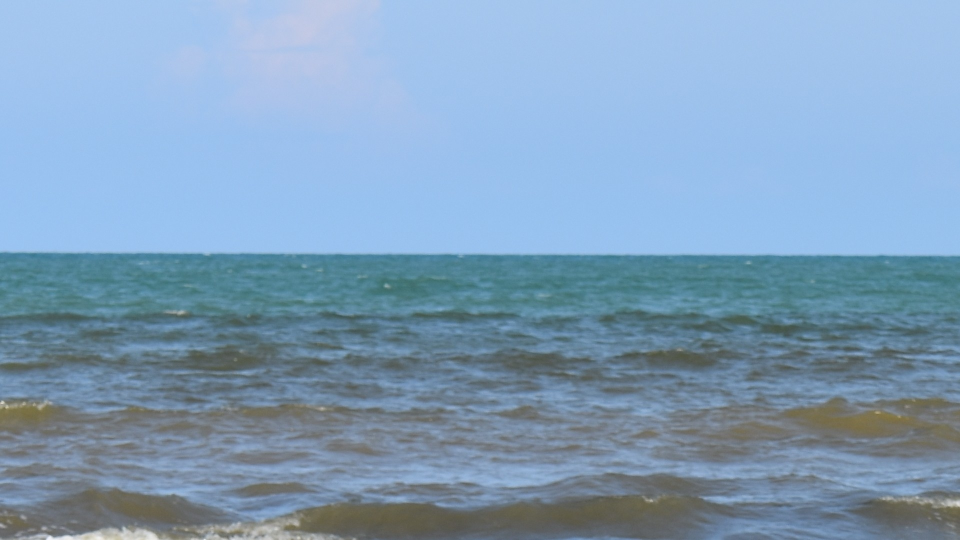
#> input picture samples/test_11.JPG, 1920 x 1080 px (shown at 1/2 size); its folder holds only this picture in this run
$ python -i processing.py   (imports and definitions only)   (older library calls are emulated)
#> lines starting #> are read from the running program, lines starting #| are printed output that depends on the picture; after the words box and inside, x2 and y2 are one past the last pixel; in counts of white or black regions, pixels touching at a corner belong together
#> further down, picture is the input picture: shape (1080, 1920, 3); mean B, G, R 185.9, 158.6, 128.9
import cv2
import numpy as np
import math
import numba
import config

# [26 lines left out: function _ray_cast_core_numba, not called in this run]

@numba.jit(nopython=True)
def _non_max_suppression_fast(magnitude, angle):
    H, W = magnitude.shape
    suppressed = np.zeros_like(magnitude)
    angle = angle * 180. / np.pi
    for i in range(H):
        for j in range(W):
            if angle[i, j] < 0: angle[i, j] += 180
    for i in range(1, H - 1):
        for j in range(1, W - 1):
            q, r = 255.0, 255.0
            a = angle[i, j]
            if (0 <= a < 22.5) or (157.5 <= a <= 180):
                q, r = magnitude[i, j+1], magnitude[i, j-1]
            elif (22.5 <= a < 67.5):
                q, r = magnitude[i+1, j-1], magnitude[i-1, j+1]
            elif (67.5 <= a < 112.5):
                q, r = magnitude[i+1, j], magnitude[i-1, j]
            elif (112.5 <= a < 157.5):
                q, r = magnitude[i-1, j-1], magnitude[i+1, j+1]
            if (magnitude[i, j] >= q) and (magnitude[i, j] >= r):
                suppressed[i, j] = magnitude[i, j]
            else:
                suppressed[i, j] = 0
    return suppressed

# [134 lines left out: functions _robust_fit_line, _is_gourd_shape, _find_optimal_p, _ray_cast_to_contour, get_coarse_line_from_mask, not called in this run]

#  FUSION CORE

def _run_dual_fusion_pipeline(roi_image):
    if roi_image is None: return None
    h, w = roi_image.shape[:2]
#> h = 1080; w = 1920

    gray = cv2.cvtColor(roi_image, cv2.COLOR_BGR2GRAY)
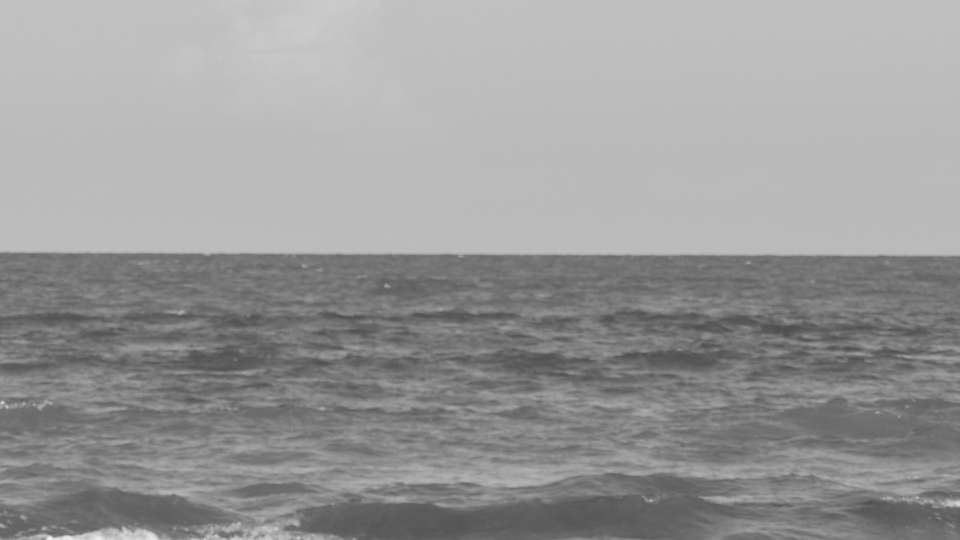
#> gray: shape (1080, 1920) (shown at 1/2 size); min 72, max 242, mean 152.8
    clahe = cv2.createCLAHE(clipLimit=4.0, tileGridSize=(8, 8))
    gray = clahe.apply(gray)
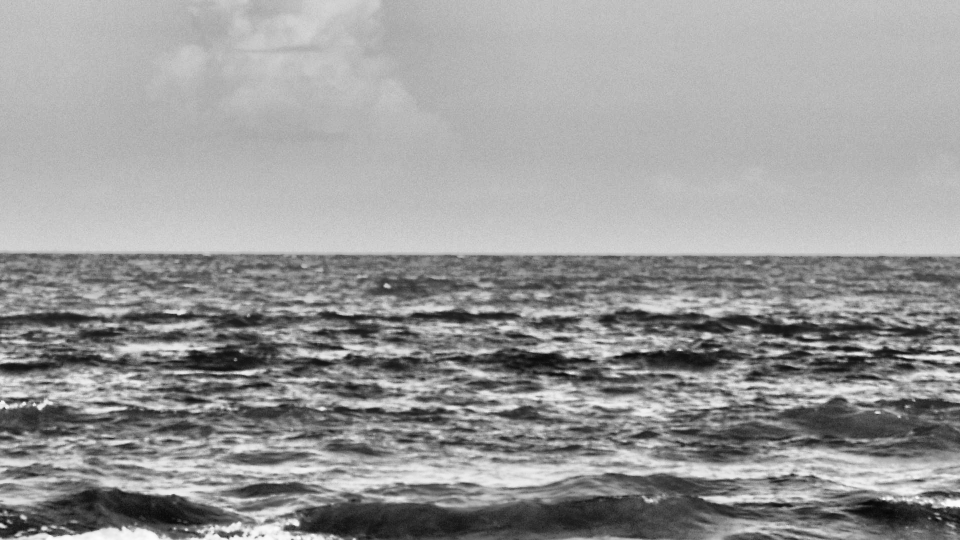
#> gray: shape (1080, 1920) (shown at 1/2 size); min 6, max 254, mean 153.4

    edge_accum = np.zeros_like(gray, dtype=np.float32)
    for k, weight in zip(config.MEDIAN_FILTER_SIZES, config.CANNY_FUSION_WEIGHTS):
        blurred = cv2.medianBlur(gray, k)
        edge = cv2.Canny(blurred, 50, 150)
        edge_accum += (edge / 255.0) * weight
#> this loop made 3 passes
#> pass 1, in _run_dual_fusion_pipeline, `edge = cv2.Canny(blurred, 50, 150)`:
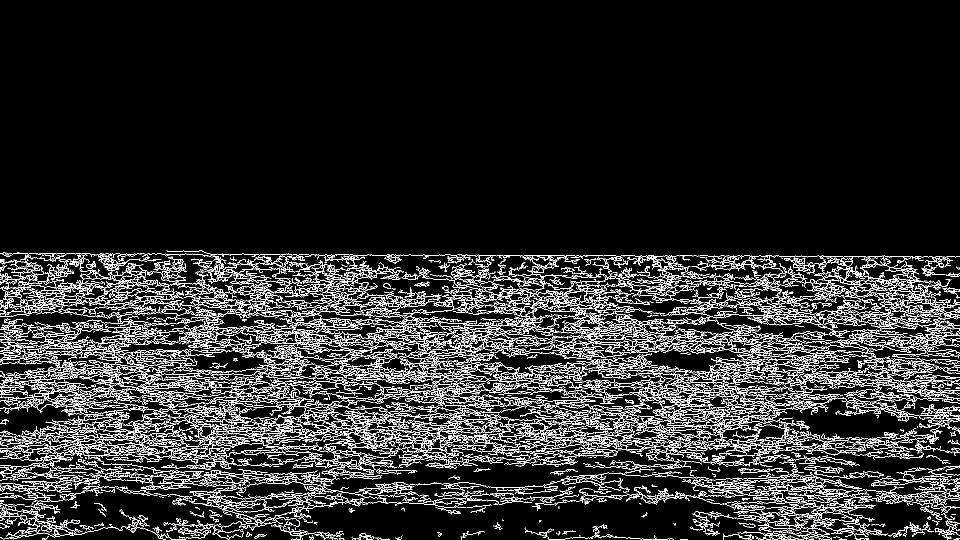
#> edge: shape (1080, 1920) (shown at 1/2 size); 10.2% white in thin lines or dots, all inside (x1, y1, x2, y2) = (0, 501, 1920, 1080)
#> after the loop:
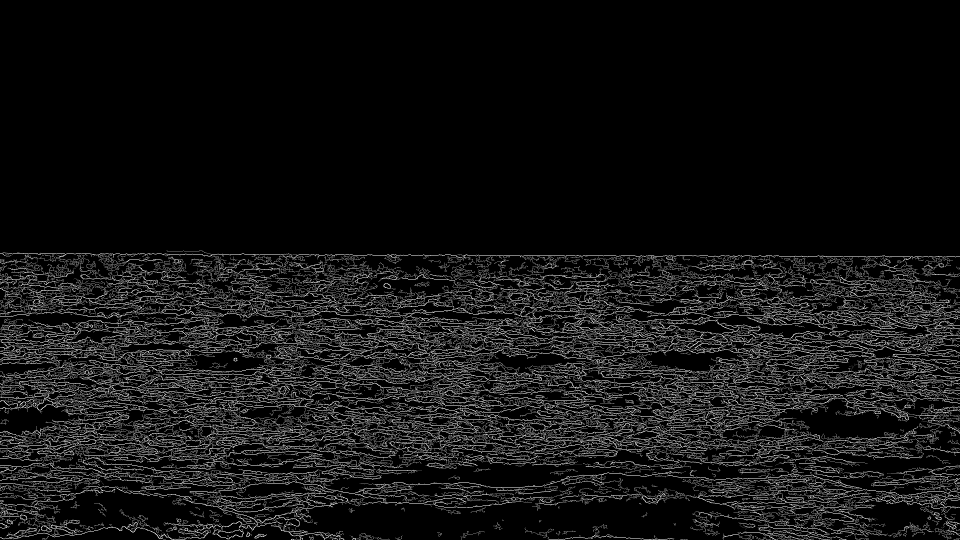
#> edge_accum: shape (1080, 1920) float32 (shown at 1/2 size); min 0, max 1, mean 0.0758
    edge_norm = cv2.normalize(edge_accum, None, 0, 1, cv2.NORM_MINMAX)

    center_y = h // 2
#> center_y = 540
    y_grid = np.arange(h).reshape(-1, 1)
#> y_grid = 1080 values from 0 to 1079
    dist_map = np.abs(y_grid - center_y)

    conf_accum = np.zeros_like(gray, dtype=np.float32)
    for sigma, weight in zip(config.CONFIDENCE_MAP_SIGMAS, config.CONFIDENCE_MAP_WEIGHTS):
        conf = np.exp(-0.5 * (dist_map / sigma)**2)
        conf = np.tile(conf, (1, w))
        conf_accum += (edge_norm * conf) * weight

    sobelx = cv2.Sobel(conf_accum, cv2.CV_64F, 1, 0, ksize=5)
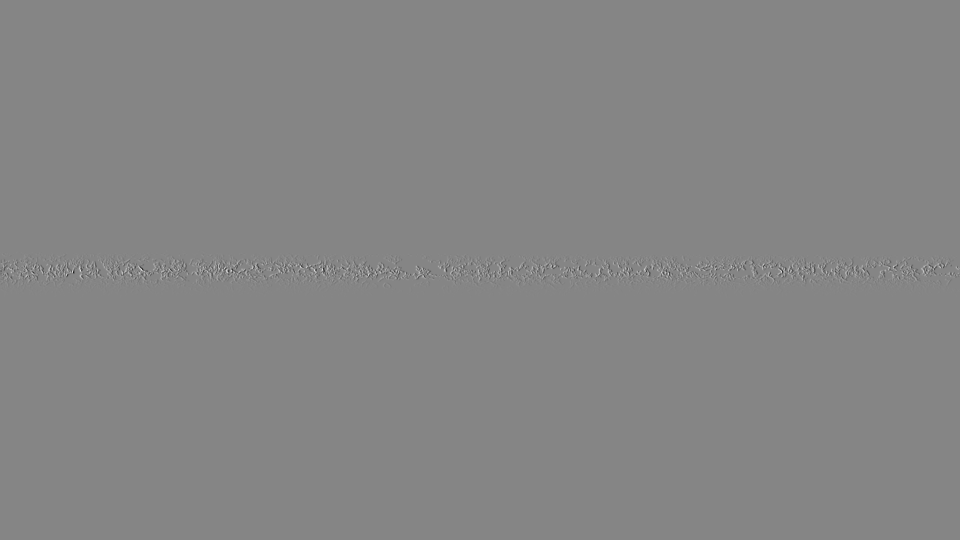
#> sobelx: shape (1080, 1920) float64 (shown at 1/2 size); min -32.34, max 29.39, mean 0; drawn with min black and max white
    sobely = cv2.Sobel(conf_accum, cv2.CV_64F, 0, 1, ksize=5)
    angle = np.arctan2(sobely, sobelx)
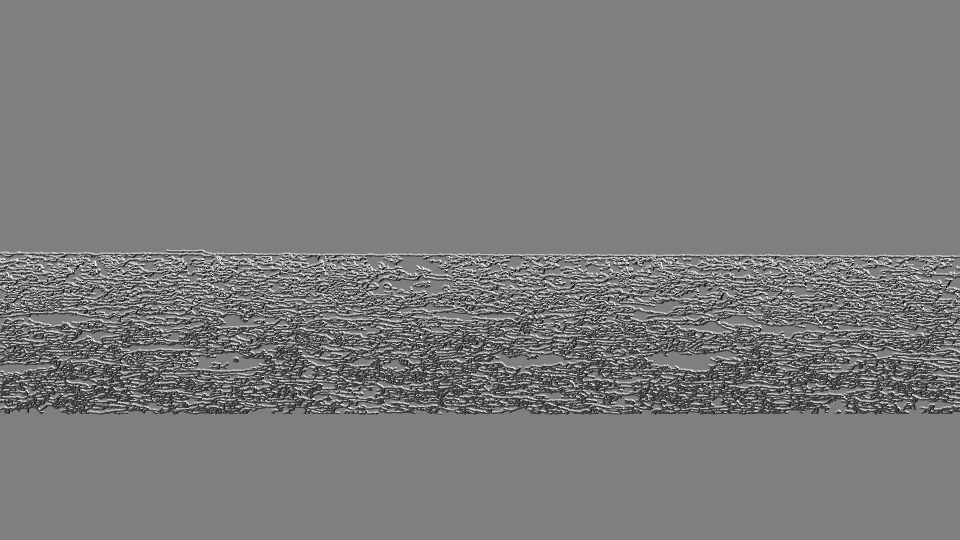
#> angle: shape (1080, 1920) float64 (shown at 1/2 size); min -3.14, max 3.14, mean -0.0963; drawn with min black and max white
    nms_map = _non_max_suppression_fast(conf_accum, angle)

    binary_map = (nms_map * 255 > config.FUSED_MAP_FINAL_THRESHOLD).astype(np.uint8)
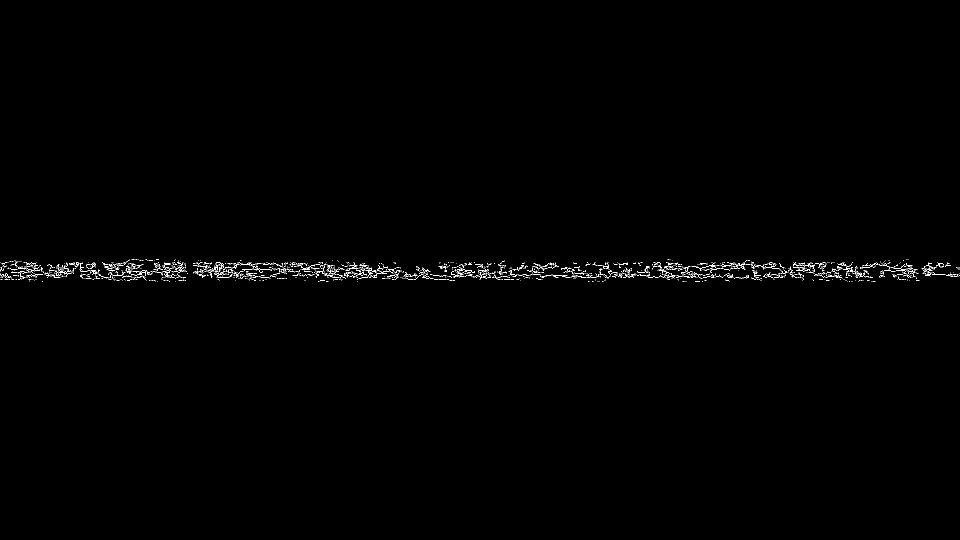
#> binary_map: shape (1080, 1920) (shown at 1/2 size); values 0 (black) and 1 (white), 0.47% white in thin lines or dots, all inside (x1, y1, x2, y2) = (1, 518, 1919, 563)

    num_labels, labels, stats, _ = cv2.connectedComponentsWithStats(binary_map, 4, cv2.CV_32S)
#> labels: shape (1080, 1920) int32; 1795 distinct labels, from 0 to 1794
#> num_labels = 1795; stats = 1795 rows, first 6: [0, 0, 1920, 1080, 2063952], [251, 519, 9, 6, 9], [263, 519, 6, 1, 6], [271, 518, 4, 1, 4], [277, 519, 2, 2, 2], [291, 519, 3, 1, 3]
    if num_labels > 1:
        cleaned_map = np.zeros_like(binary_map)
        for i in range(1, num_labels):
            if stats[i, cv2.CC_STAT_AREA] >= 50:
                cleaned_map[labels == i] = 255
#> cleaned_map: shape (1080, 1920); 0.01% white in thin lines or dots, all inside (x1, y1, x2, y2) = (427, 525, 1431, 556)
        binary_map = cleaned_map

    lines = cv2.HoughLinesP(binary_map, 1, np.pi/180, config.HOUGH_THRESHOLD,
                            config.HOUGH_MIN_LINE_LENGTH, config.HOUGH_MAX_LINE_GAP)
#> lines = None
    if lines is not None:
        mask = np.zeros_like(binary_map)
        for line in lines:
            x1, y1, x2, y2 = line[0]
            cv2.line(mask, (x1, y1), (x2, y2), 255, 1)
        binary_map = cv2.bitwise_and(binary_map, binary_map, mask=mask)

    points = np.argwhere(binary_map > 0)
#> points = 166 pairs, first value 525 to 555, second value 427 to 1430
    if len(points) < 10: return None

    pts_xy = np.column_stack((points[:, 1], points[:, 0]))
#> pts_xy = 166 pairs, first value 427 to 1430, second value 525 to 555

    try:
        weights = conf_accum[points[:, 0], points[:, 1]]
#> weights = 166 values, max 0.947 at index 101, min 0.242 at index 60, mean 0.48

        if np.sum(weights) > 1e-6:
             coeffs = np.polyfit(pts_xy[:, 0], pts_xy[:, 1], 1, w=weights)
#> coeffs = [-0.009, 546]
             k, b = coeffs[0], coeffs[1]
#> k = -0.009; b = 546
        else:
             k, b = _robust_fit_line(pts_xy, cv2.DIST_L12)

        if k is None: return None

        angle = np.rad2deg(np.arctan(k))
#> angle = -0.516
        y_mid = k * (w / 2) + b
#> y_mid = 537.4
        return y_mid, angle
    except:
        return None

# [47 lines left out: functions _calculate_dynamic_padding, _create_roi, refine_horizon_stage3, not called in this run]

>>> import cv2
>>> picture = cv2.imread('../samples/test_11.JPG')
>>> result = _run_dual_fusion_pipeline(picture)
#> result = (537.4, -0.516)

$ run again, on samples/test_4.JPG
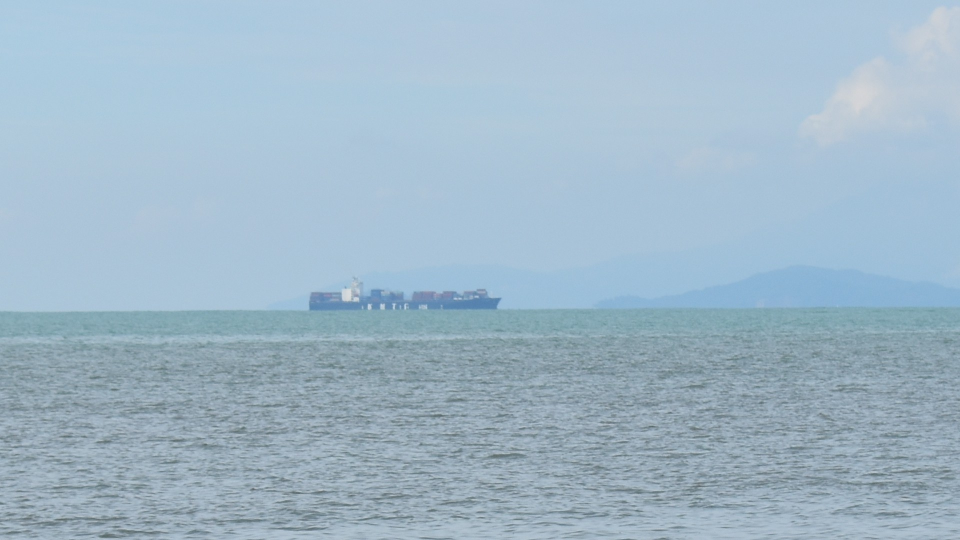
#> input picture samples/test_4.JPG, 1920 x 1080 px (shown at 1/2 size)
#> picture is the input picture: shape (1080, 1920, 3); mean B, G, R 200.1, 183.5, 159.5
#> after the loop in _run_dual_fusion_pipeline, `for k, weight in zip(config.MEDIAN_FILTER_SIZES, config.CANNY_FUSION_W..`:
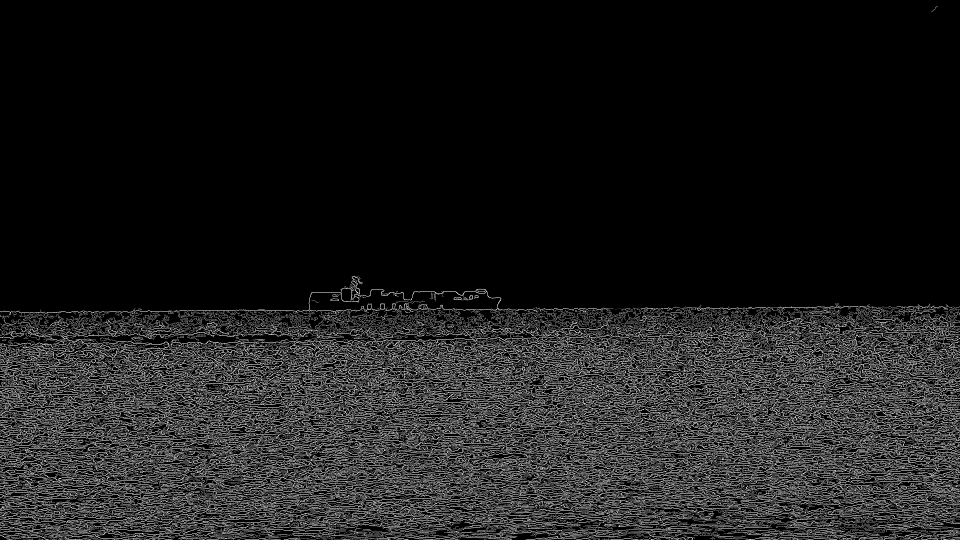
#> edge_accum: shape (1080, 1920) float32 (shown at 1/2 size); min 0, max 1, mean 0.111
#> in _run_dual_fusion_pipeline, `angle = np.arctan2(sobely, sobelx)`:
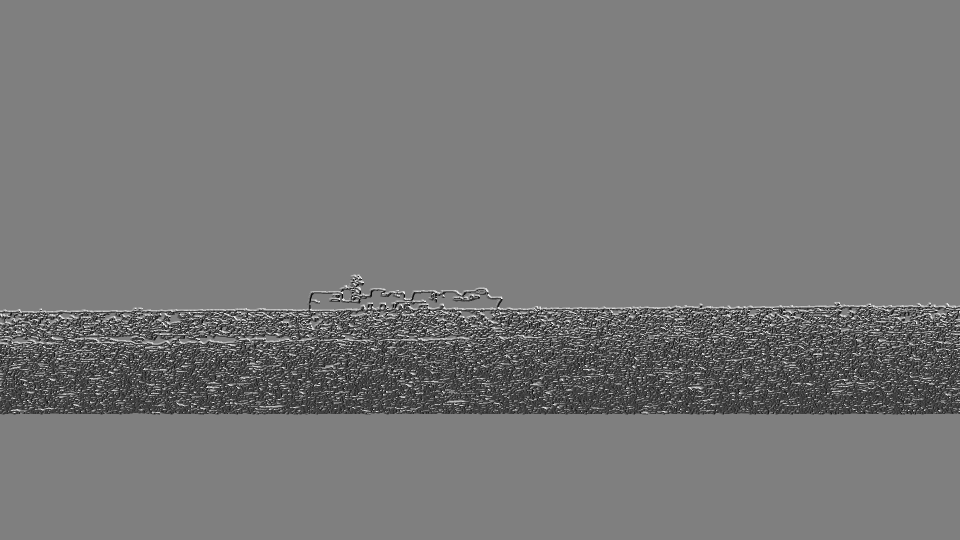
#> angle: shape (1080, 1920) float64 (shown at 1/2 size); min -3.14, max 3.14, mean -0.181; drawn with min black and max white
#> binary_map: shape (1080, 1920); values 0 (black) and 1 (white), 0% white in thin lines or dots, all inside (x1, y1, x2, y2) = (703, 551, 719, 562)
#> labels: shape (1080, 1920) int32; 10 distinct labels, from 0 to 9
#> num_labels = 10; stats = [[0, 0, 1920, 1080, 2073569], [713, 551, 4, 3, 5], [703, 552, 6, 2, 7], [710, 553, 4, 3, 5], [704, 555, 2, 1, 2], [718, 554, 1, 2, 2], [705, 557, 3, 4, 5], [716, 557, 1, 2, 2], [709, 558, 1, 1, 1], [716, 560, 1, 2, 2]]
#> lines = None
#> points = empty array

$ run again, on samples/test_7.JPG
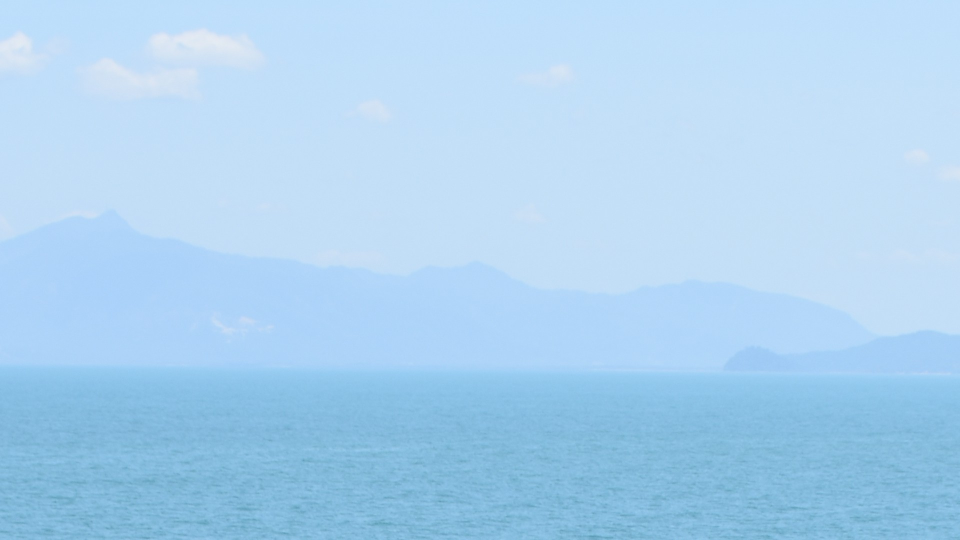
#> input picture samples/test_7.JPG, 1920 x 1080 px (shown at 1/2 size)
#> picture is the input picture: shape (1080, 1920, 3); mean B, G, R 240.2, 210.3, 171.7
#> the loop in _run_dual_fusion_pipeline, `for k, weight in zip(config.MEDIAN_FILTER_SIZES, config.CANNY_FUSION_W..` made 3 passes
#> pass 1, in _run_dual_fusion_pipeline, `edge = cv2.Canny(blurred, 50, 150)`:
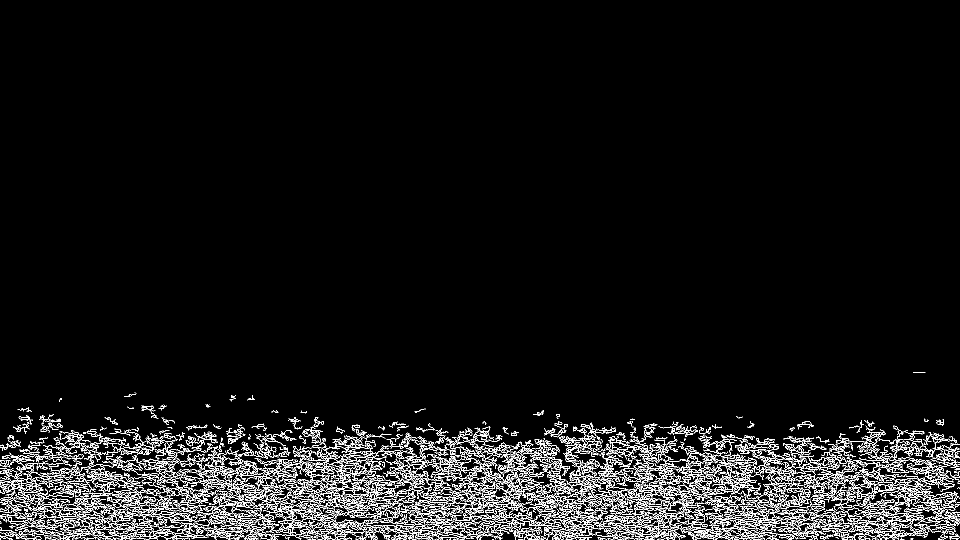
#> edge: shape (1080, 1920) (shown at 1/2 size); 5.3% white in thin lines or dots, all inside (x1, y1, x2, y2) = (0, 744, 1920, 1080)
#> after the loop in _run_dual_fusion_pipeline, `for k, weight in zip(config.MEDIAN_FILTER_SIZES, config.CANNY_FUSION_W..`:
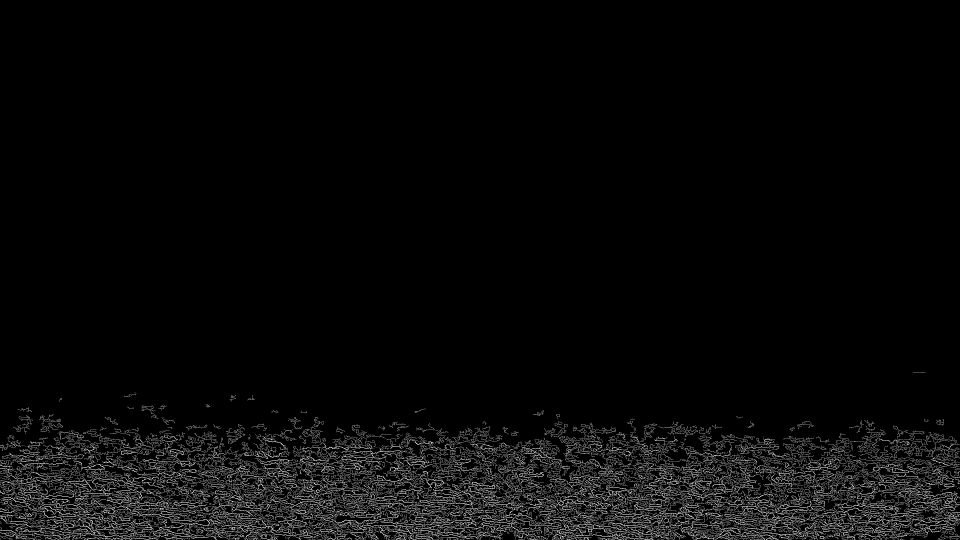
#> edge_accum: shape (1080, 1920) float32 (shown at 1/2 size); min 0, max 1, mean 0.0349
#> binary_map: shape (1080, 1920); every value is 0
#> num_labels = 1; stats = [[0, 0, 1920, 1080, 2073600]]
#> lines = None
#> points = empty array
